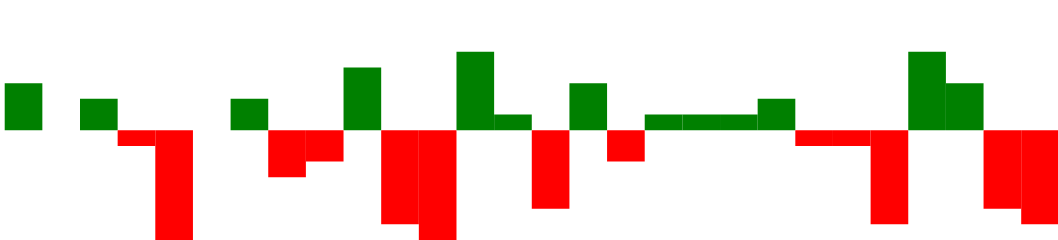

The Vega-Lite source for this figure:
### Vega specification from a JSON file in a GitHub repository (floating-point values rounded to 4 significant figures)
{"$schema": "https://vega.github.io/schema/vega/v5.json", "width": 225, "height": 40, "padding": 0, "data": [{"name": "table", "values": [{"game": "g1", "diff": 3}, {"game": "g2", "diff": 0}, {"game": "g3", "diff": 2}, {"game": "g4", "diff": -1}, {"game": "g5", "diff": -7}, {"game": "g6", "diff": 0}, {"game": "g7", "diff": 2}, {"game": "g8", "diff": -3}, {"game": "g9", "diff": -2}, {"game": "g10", "diff": 4}, {"game": "g11", "diff": -6}, {"game": "g12", "diff": -7}, {"game": "g13", "diff": 5}, {"game": "g14", "diff": 1}, {"game": "g15", "diff": -5}, {"game": "g16", "diff": 3}, {"game": "g17", "diff": -2}, {"game": "g18", "diff": 1}, {"game": "g19", "diff": 1}, {"game": "g20", "diff": 1}, {"game": "g21", "diff": 2}, {"game": "g22", "diff": -1}, {"game": "g23", "diff": -1}, {"game": "g24", "diff": -6}, {"game": "g25", "diff": 5}, {"game": "g26", "diff": 3}, {"game": "g27", "diff": -5}, {"game": "g28", "diff": -6}]}], "signals": [{"name": "tooltip", "value": {}, "on": [{"events": "rect:mouseover", "update": "datum"}, {"events": "rect:mouseout", "update": "{}"}]}], "scales": [{"name": "xscale", "type": "band", "domain": {"data": "table", "field": "game"}, "range": "width", "padding": 0.05, "round": true}, {"name": "yscale", "domain": {"data": "table", "field": "diff"}, "nice": true, "range": "height"}], "axes": [{"orient": "bottom", "scale": "xscale", "labels": false, "ticks": false}, {"orient": "right", "scale": "yscale", "labels": false, "ticks": false}], "marks": [{"type": "rect", "from": {"data": "table"}, "encode": {"enter": {"x": {"scale": "xscale", "field": "game"}, "width": {"scale": "xscale", "band": 1}, "y": {"scale": "yscale", "field": "diff"}, "y2": {"scale": "yscale", "value": 0}, "fill": [{"test": "datum.diff > 0", "value": "green"}, {"value": "red"}]}, "update": {"fill": [{"test": "datum.diff > 0", "value": "green"}, {"value": "red"}]}, "hover": {"fill": {"value": "black"}}}}, {"type": "text", "encode": {"enter": {"align": {"value": "center"}, "baseline": {"value": "bottom"}, "fill": {"value": "#333"}}, "update": {"x": {"scale": "xscale", "signal": "tooltip.game", "band": 0.5}, "y": {"scale": "yscale", "signal": "tooltip.diff", "offset": 0.05}, "text": {"signal": "tooltip.diff"}, "fillOpacity": [{"test": "datum === tooltip", "value": 0}, {"value": 1}]}}}], "config": {}}
